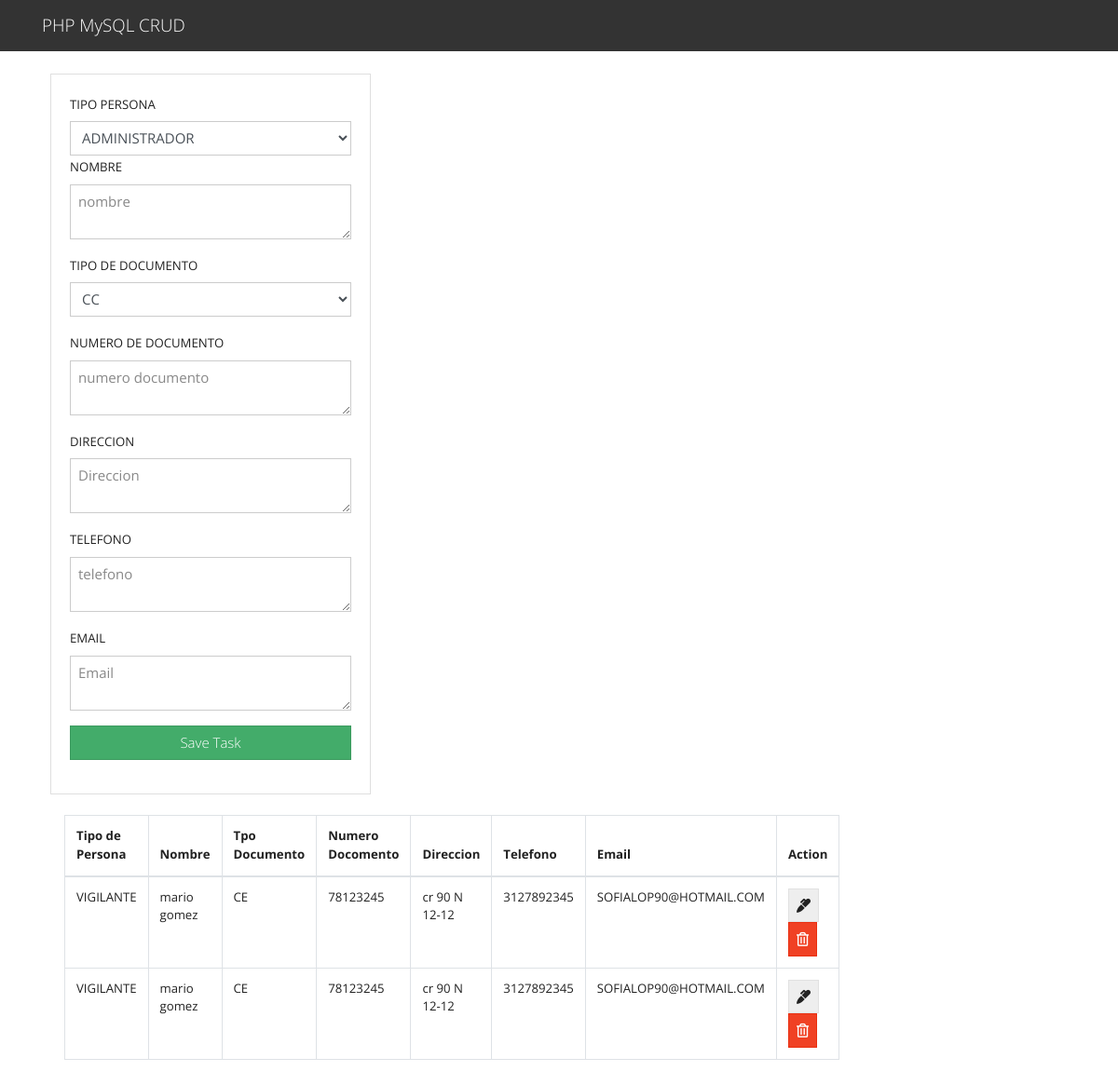
The page / on the database its author committed.
### tables this page shows
CREATE TABLE `persona` (
  `idpersona` int(11) NOT NULL,
  `tipo_persona` varchar(20) NOT NULL,
  `nombre` varchar(100) NOT NULL,
  `tipo_documento` varchar(20) DEFAULT NULL,
  `num_documento` varchar(15) DEFAULT NULL,
  `direccion` varchar(70) DEFAULT NULL,
  `telefono` varchar(15) DEFAULT NULL,
  `email` varchar(50) DEFAULT NULL
);

### index.php (the view, shortened to what this page needs)
<?php include("db.php"); ?>
<?php include('includes/header.php'); ?>
<main class="container p-4">
  <div class="row">
    <div class="col-md-4">
      <div class="d-flex justify-content-between w-100">
      <div class="card card-body">
        <form action="save_task.php" method="POST">
          <div class="form-group">
          <label for="tipo_persona">TIPO PERSONA</label>
          <select name="tipo_persona" rows="2" class="form-control" placeholder="tipo persona">
              <option value="ADMINISTRADOR">ADMINISTRADOR</option>
            </select>
          <div class="form-group">
          <label for="nombre">NOMBRE</label>
            <textarea name="nombre" rows="2" class="form-control" placeholder="nombre"></textarea>
          </div>
          <div class="form-group">
            <label for="tipo_documento">TIPO DE DOCUMENTO</label>
            <select name="tipo_documento" rows="2" class="form-control" placeholder="tipo documento">
              <option value="CC">CC</option>
            </select>
          </div>
          <div class="form-group">
          <label for="num_documento">NUMERO DE DOCUMENTO</label>
            <textarea name="num_documento" rows="2" class="form-control" placeholder="numero documento"></textarea>
          </div>
          <div class="form-group">
          <label for="direccion">DIRECCION</label>
            <textarea name="direccion" rows="2" class="form-control" placeholder="Direccion"></textarea>
          </div>
          <div class="form-group">
          <label for="telefono">TELEFONO</label>
            <textarea name="telefono" rows="2" class="form-control" placeholder="telefono"></textarea>
          </div>
          <div class="form-group">
          <label for="email">EMAIL</label>
            <textarea name="email" rows="2" class="form-control" placeholder="Email"></textarea>
          </div>
          <input type="submit" name="save_task" class="btn btn-success btn-block" value="Save Task">
        </form>
      </div>
    </div>
    </div>
    <br>
    <div class="container-fluid">
    <div class="row">
    <div class="col-md-12">
      <table class="table table-bordered">
        <thead>
          <tr>
            <th>Tipo de Persona</th>
            <th>Nombre</th>
            <th>Tpo Documento</th>
            <th>Numero Docomento</th>
            <th>Direccion</th>
            <th>Telefono</th>
            <th>Email</th>
            <th>Action</th>
          </tr>
        </thead>
        <tbody>
          <?php
          $query = "SELECT * FROM persona";
          $result_tasks = mysqli_query($conn, $query);
          while($row = mysqli_fetch_assoc($result_tasks)) { ?>
          <tr>
            <td><?php echo $row['tipo_persona']; ?></td>
            <td><?php echo $row['nombre']; ?></td>
            <td><?php echo $row['tipo_documento']; ?></td>
            <td><?php echo $row['num_documento']; ?></td>
            <td><?php echo $row['direccion']; ?></td>
           <td><?php echo $row['telefono']; ?></td>
           <td><?php echo $row['email']; ?></td>
            <td>
              <a href="edit.php?idpersona=<?php echo $row['idpersona']?>" class="btn btn-secondary">
              <i class="fas fa-marker"></i>
              </a>
              <br>
              <a href="delete_task.php?idpersona=<?php echo $row['idpersona']?>" class="btn btn-danger">
                <i class="far fa-trash-alt"></i>
              </a>
            </td>
          </tr>
          <?php } ?>
        </tbody>
      </table>
    </div>
  </div>
</main>
<?php include('includes/footer.php'); ?>

### includes/header.php (shortened to what this page needs)
<!DOCTYPE html>
<html lang="en">
  <head>
    <link rel="stylesheet" href="https://bootswatch.com/4/yeti/bootstrap.min.css">
    <link rel="stylesheet" href="https://use.fontawesome.com/releases/v5.6.3/css/all.css">
  </head>
  <body>
    <nav class="navbar navbar-dark bg-dark">
      <div class="container">
        <a class="navbar-brand" href="index.php">PHP MySQL CRUD</a>
      </div>
    </nav>

### includes/footer.php (shortened to what this page needs)
</body>
</html>

### rows shown on the page
persona: tipo_persona "VIGILANTE", nombre "mario gomez", tipo_documento "CE", num_documento "78123245", direccion "cr 90 N 12-12", telefono "3127892345", email "SOFIALOP90@HOTMAIL.COM"
persona: tipo_persona "VIGILANTE", nombre "mario gomez", tipo_documento "CE", num_documento "78123245", direccion "cr 90 N 12-12", telefono "3127892345", email "SOFIALOP90@HOTMAIL.COM"
